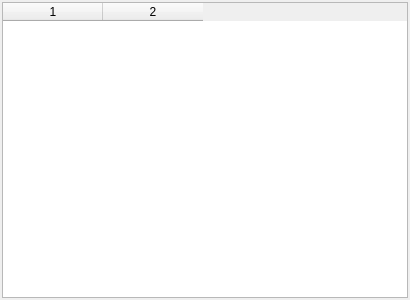
<?xml version="1.0" encoding="UTF-8"?>
<ui version="4.0">
 <class>DockIdName</class>
 <widget class="QDockWidget" name="DockIdName">
  <property name="windowModality">
   <enum>Qt::NonModal</enum>
  </property>
  <property name="geometry">
   <rect>
    <x>0</x>
    <y>0</y>
    <width>410</width>
    <height>300</height>
   </rect>
  </property>
  <property name="minimumSize">
   <size>
    <width>410</width>
    <height>85</height>
   </size>
  </property>
  <property name="floating">
   <bool>true</bool>
  </property>
  <property name="features">
   <set>QDockWidget::AllDockWidgetFeatures</set>
  </property>
  <property name="allowedAreas">
   <set>Qt::NoDockWidgetArea</set>
  </property>
  <property name="windowTitle">
   <string>DockWidget</string>
  </property>
  <widget class="QWidget" name="dockWidgetContents">
   <layout class="QVBoxLayout" name="verticalLayout">
    <property name="spacing">
     <number>2</number>
    </property>
    <property name="margin">
     <number>2</number>
    </property>
    <item>
     <widget class="QTableWidget" name="tableWidget">
      <property name="editTriggers">
       <set>QAbstractItemView::NoEditTriggers</set>
      </property>
      <property name="selectionMode">
       <enum>QAbstractItemView::SingleSelection</enum>
      </property>
      <property name="selectionBehavior">
       <enum>QAbstractItemView::SelectRows</enum>
      </property>
      <property name="columnCount">
       <number>2</number>
      </property>
      <attribute name="verticalHeaderVisible">
       <bool>false</bool>
      </attribute>
      <column/>
      <column/>
     </widget>
    </item>
   </layout>
  </widget>
  <action name="actionActionKeyEnter">
   <property name="text">
    <string>ActionKeyEnter</string>
   </property>
   <property name="shortcut">
    <string>Return</string>
   </property>
  </action>
 </widget>
 <resources/>
 <connections/>
</ui>
